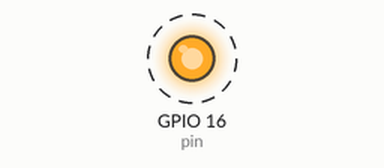
Recording of a program running on a simulated Raspberry Pi (BCM pin numbers). Parts: output pins drawn as LEDs (lit = HIGH). Dashed ring = blinking.

Above: at 0.5 s.
Timing chart, 0 to 4.6 s (numbered marks = the images above):
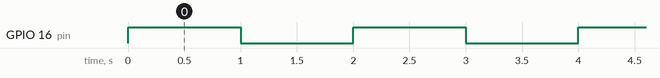

Measured:
- by itself, GPIO 16 (pin): alternates HIGH for 1.0 s and LOW for 1.0 s

The program:

IO.py
```python
from gpiozero import LED, Button
from time import sleep

count = 0

def incoming():
    global count
    count = count + 1
    print("Pressed", count)

key1 = Button(17)
pin = LED(16)

key1.when_pressed = incoming

while True:

    pin.on()
    sleep(1)
    pin.off()
    sleep(1)
```
